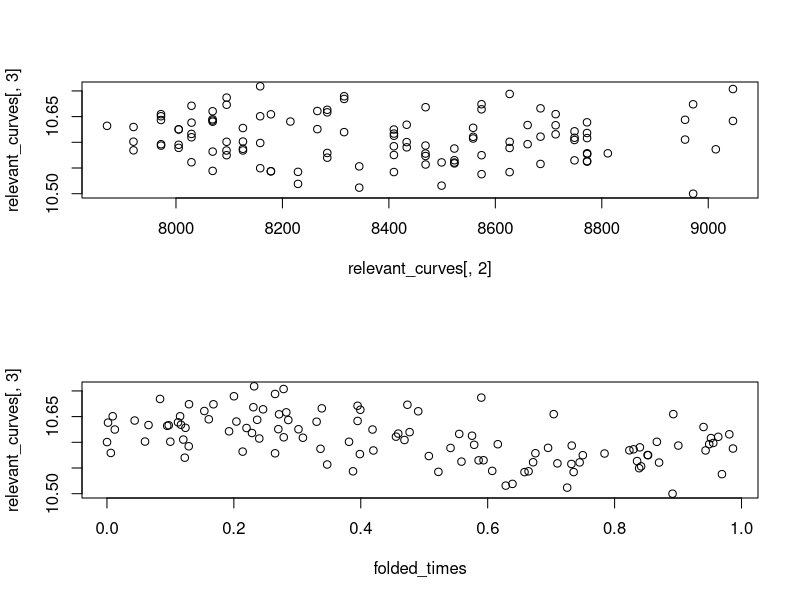
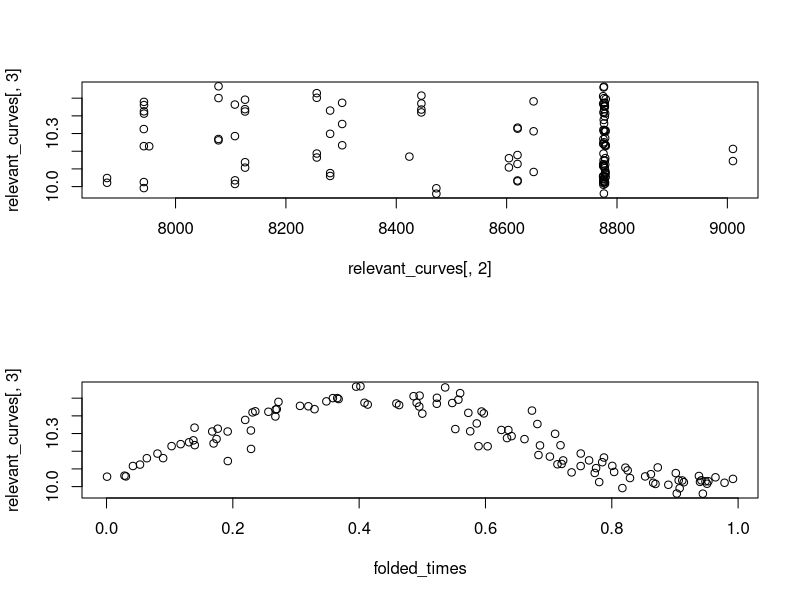
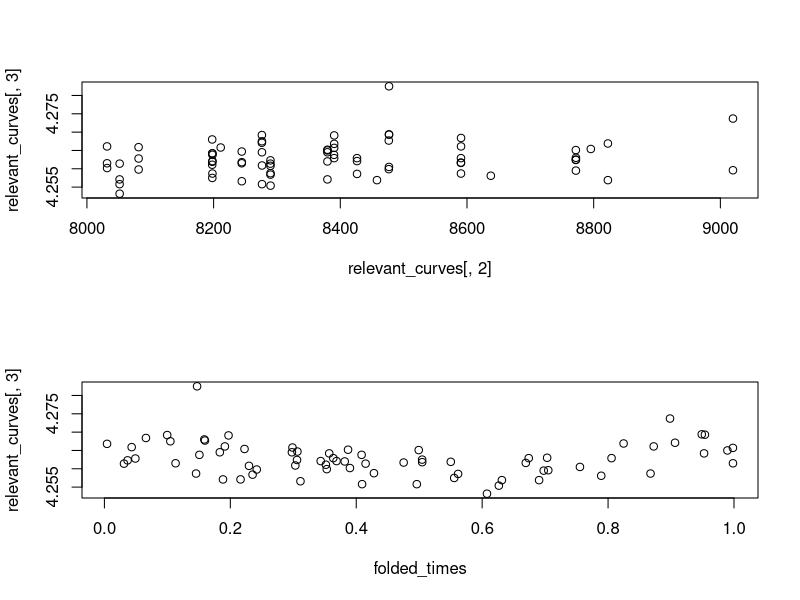
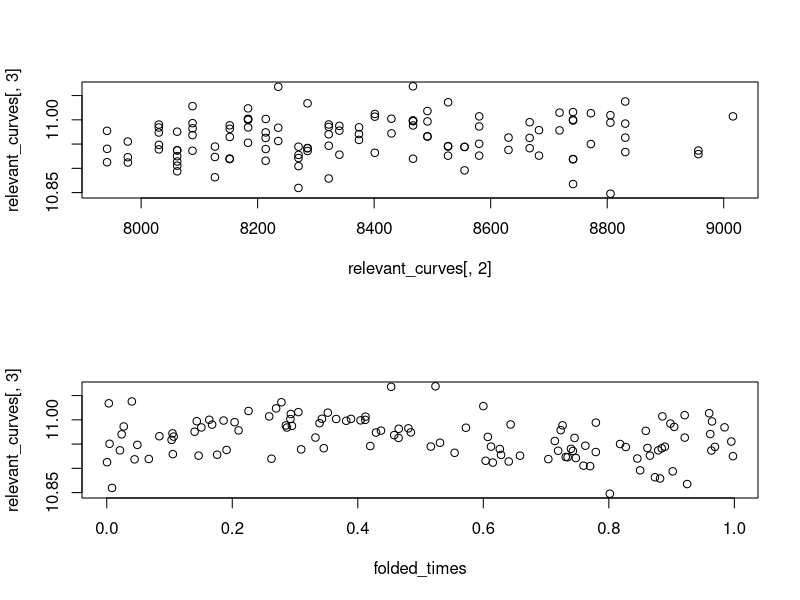
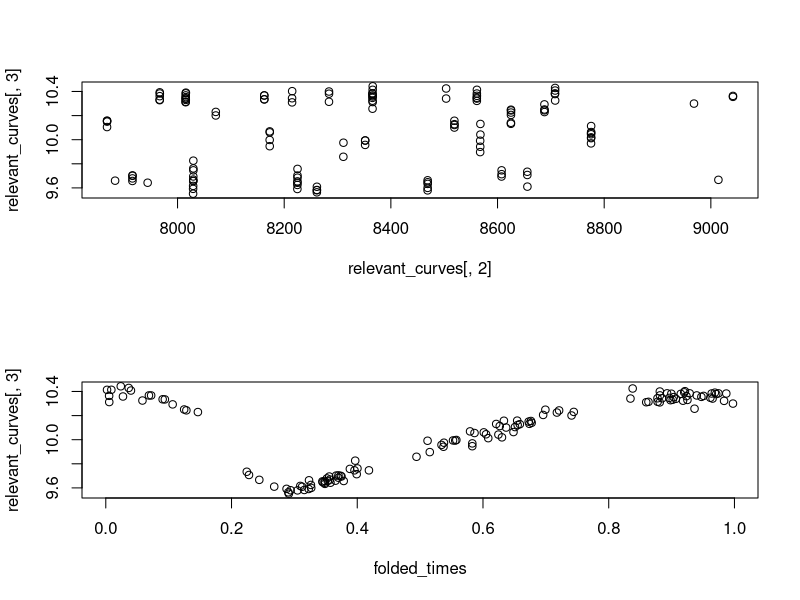
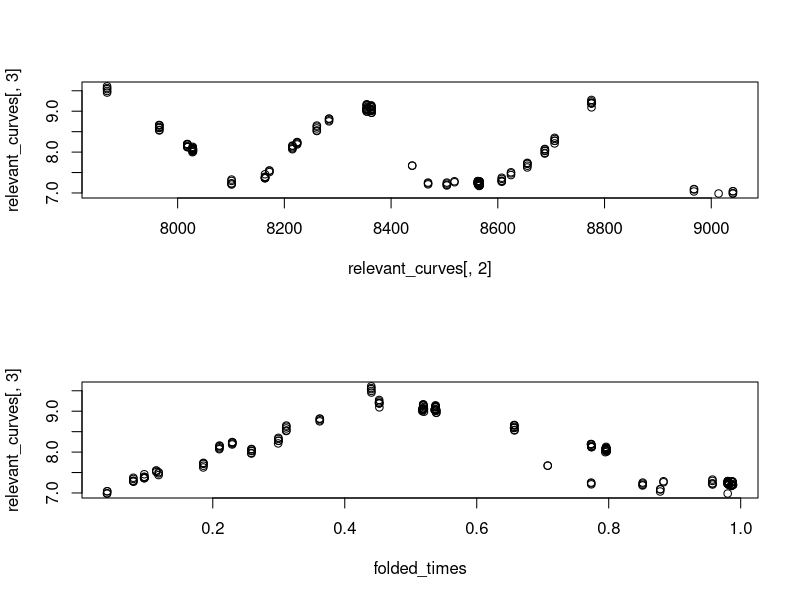
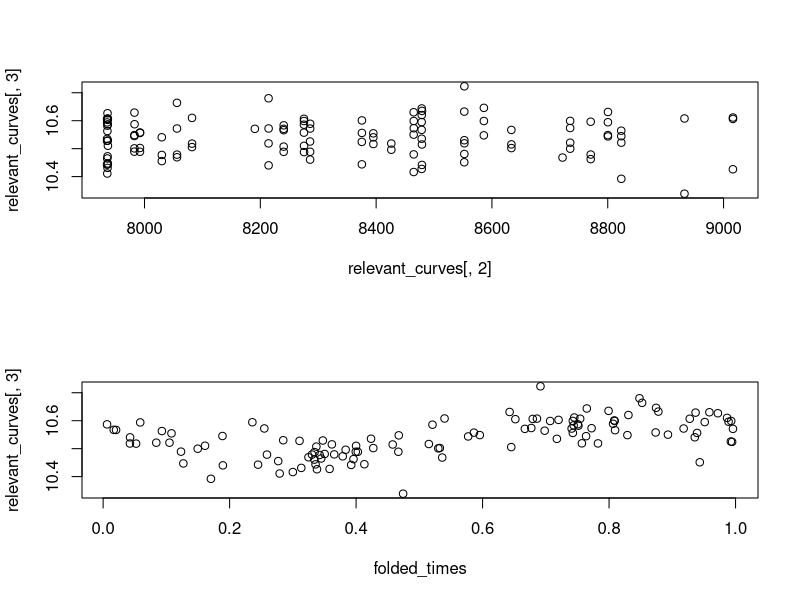
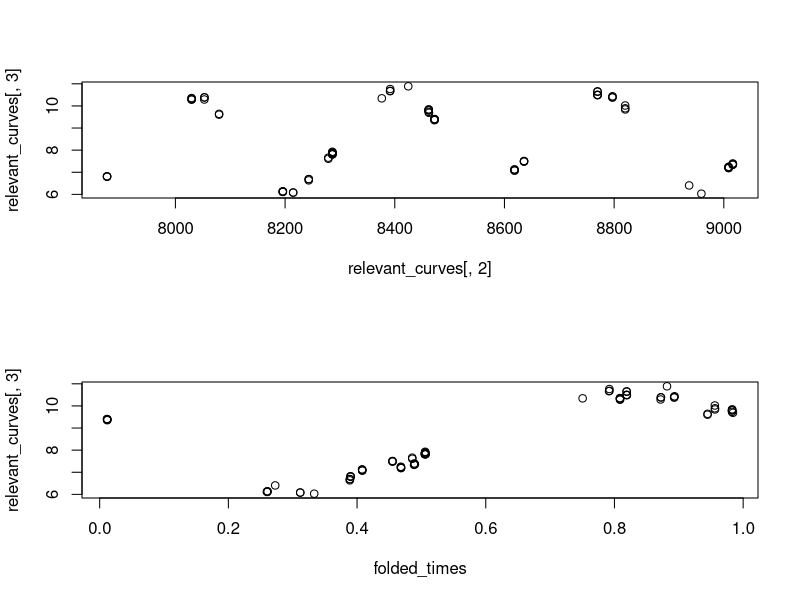

The R source for these figures, in order:
####
#### R file to analyze lightcurve data output by 
#### lightcurve database
####
#### by James Long
#### date Jan 11, 2011
####


## load data
data1 = read.table('outputRtest.txt',header=T,sep=';')
tfe = read.table('tfe.txt',header=T,sep=';')
names(data1)
nrow(data1)
head(data1)



##
## check that folding is being done correctly
##

find_curve = function(data1_row){
	curves_sub = subset(tfe,subset=(tfe$source_id == as.double(data1_row["features.source_id"])))
	return(curves_sub)
}

fold_curve = function(times,freq){
	number_periods = times * freq
	folded = number_periods - floor(number_periods)
	return(folded)
}

obs_vec = (1:nrow(data1))
for(i in obs_vec){
	relevant_curves = find_curve(data1[i,])
	par(mfcol=c(2,1))
	plot(relevant_curves[,2],relevant_curves[,3])
	folded_times = fold_curve(relevant_curves[,2],data1[i,"features.freq1_harmonics_freq_0"])
	plot(folded_times,relevant_curves[,3])
	Sys.sleep(1)
}



